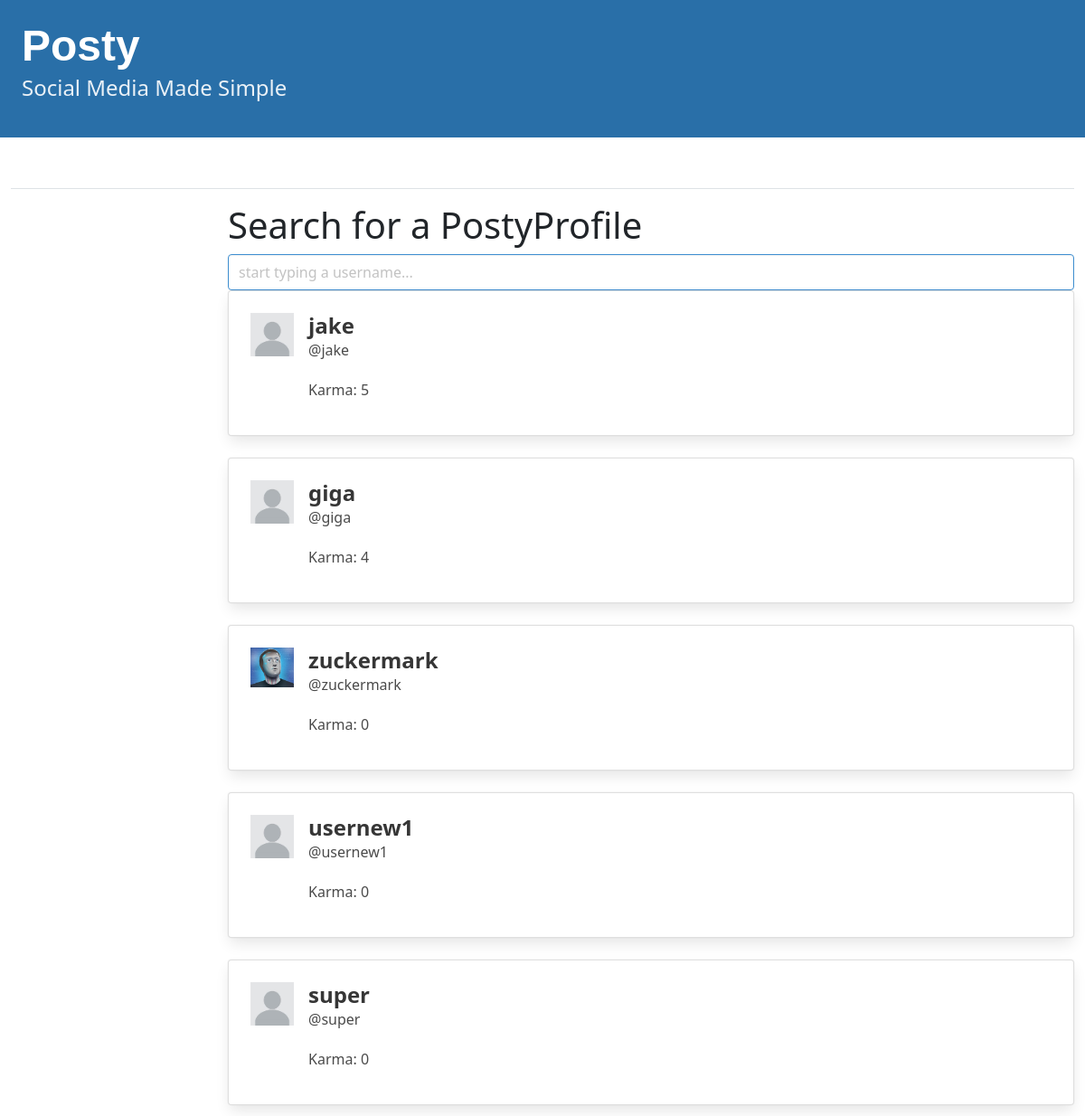
/profile_list/, run on the app's committed database.
### posty/models.py (models this page shows, shortened)
class Profile(models.Model):
    user = models.OneToOneField(User, on_delete=models.CASCADE)
    follows = models.ManyToManyField(
        "self", related_name="followed_by", symmetrical=False, blank=True
    )

### accounts/models.py (models this page shows)
class User(AbstractUser):
    user_karma = models.IntegerField(default=0, blank=True, null=True)
    profile_picture = models.ImageField(
        default="default_pfp.jpg", upload_to="images/", blank=True, null=True
    )
    class Meta:
        db_table = "auth_user"

### posty/views.py (the view)
# urls.py: path("profile_list/", profile_list, name="profile_list"),
def profile_list(request):
    profiles = Profile.objects.all()
    return render(request, "posty/profile_list.html", {"profiles": profiles})

### templates/posty/profile_list.html (shortened to what this page needs)
{% extends "base.html" %}
{% block content %}
    <div class="column">
        <h1>Search for a PostyProfile</h1>
        <input type="text"
               id="tags"
               class="input is-info"
               placeholder="start typing a username..."/>
        {% for profile in profiles %}
            <div class="block">
                <div class="card">
                    <a href="{% url 'posty:profile' profile.id %}"
                       style="text-decoration: none">
                        <div class="card-content">
                            <div class="media">
                                <div class="media-left">
                                    <figure class="image is-48x48">
                                        <img src={{ profile.user.profile_picture.url }} alt="Placeholder image">
                                    </figure>
                                </div>
                                <div class="media-content">
                                    <p class="title is-4">{{ profile.user.username }}</p>
                                    <p class="subtitle is-6">@{{ profile.user.username|lower }}</p>
                                    <p class="subtitle is-6">Karma: {{ profile.user.user_karma }}</p>
                                </div>
                            </div>
                        </div>
                    </a>
                </div>
            </div>
        {% endfor %}
    </div>
{% endblock content %}

### static/css/base.css (style rules this page uses)
a { text-decoration: none; }

### data on the page
Profile: user.profile_picture (placeholder picture), user.username "jake", user.user_karma "5"
Profile: user.profile_picture (placeholder picture), user.username "giga", user.user_karma "4"
Profile: user.profile_picture (picture), user.username "zuckermark", user.user_karma "0"
Profile: user.profile_picture (placeholder picture), user.username "usernew1", user.user_karma "0"
Profile: user.profile_picture (placeholder picture), user.username "super", user.user_karma "0"
